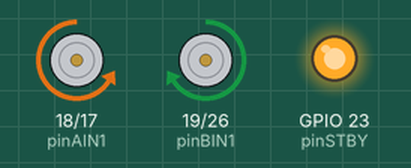
Recording of a sketch running on a simulated ESP32. Shown: motor-driver pin pairs drawn as motors (green arrow = first pin HIGH = forward, orange = second pin HIGH = backward, longer = more drive, scaled by the enable pin, stopped while the standby pin is LOW), output pins drawn as LEDs (lit = HIGH).

Above: at 1.0 s.
At 3.0 s:
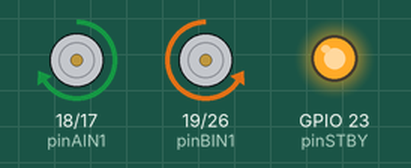
At 5.0 s:
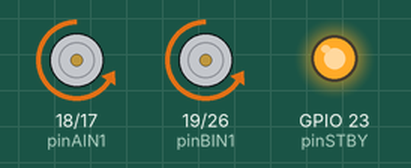
At 7.0 s:
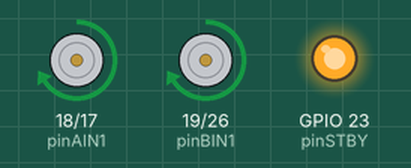
At 9.0 s:
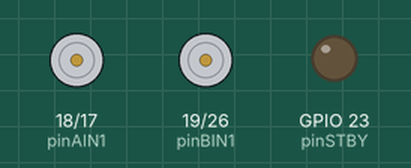
Timing chart, 0 to 13.0 s (numbered marks = the images above):
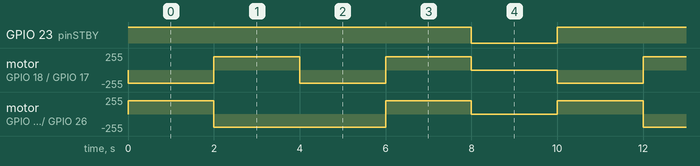

Measured:
- by itself, GPIO 23 (pinSTBY): alternates HIGH for 8.0 s and LOW for 2.0 s
- by itself, motor on GPIO 19 (pinBIN1) / GPIO 26 (pinBIN2): repeats every 10.0 s: backward 199/255 4.0 s, forward 199/255 2.0 s, stopped 2.0 s, forward 199/255 2.0 s
- by itself, motor on GPIO 18 (pinAIN1) / GPIO 17 (pinAIN2): repeats every 10.0 s: forward 199/255 2.0 s, backward 199/255 2.0 s, forward 199/255 2.0 s, stopped 2.0 s, backward 199/255 2.0 s

The sketch:

TB661Code.ino
```cpp
const int pinPWMA = 16;
const int pinAIN2 = 17;
const int pinAIN1 = 18;
const int pinBIN1 = 19;
const int pinBIN2 = 26;  // Cambio por conflicto I2C
const int pinPWMB = 25;  // Cambio por conflicto I2C
const int pinSTBY = 23;

const int waitTime = 2000;
const int speed = 200;  // Velocidad de 0 a 255

const int pinMotorA[3] = { pinPWMA, pinAIN2, pinAIN1 };
const int pinMotorB[3] = { pinPWMB, pinBIN1, pinBIN2 };

enum moveDirection { forward, backward };
enum turnDirection { clockwise, counterClockwise };

void setup() {
  pinMode(pinAIN2, OUTPUT);
  pinMode(pinAIN1, OUTPUT);
  pinMode(pinPWMA, OUTPUT);

  pinMode(pinBIN1, OUTPUT);
  pinMode(pinBIN2, OUTPUT);
  pinMode(pinPWMB, OUTPUT);

  pinMode(pinSTBY, OUTPUT);

  // Configuración PWM para ESP32 (8-bit, 1 kHz)
  ledcSetup(0, 1000, 8);  // Canal 0 para PWMA
  ledcAttachPin(pinPWMA, 0);

  ledcSetup(1, 1000, 8);  // Canal 1 para PWMB
  ledcAttachPin(pinPWMB, 1);
}

void loop() {
  enableMotors();

  move(forward, speed);
  delay(waitTime);

  move(backward, speed);
  delay(waitTime);

  turn(clockwise, speed);
  delay(waitTime);

  turn(counterClockwise, speed);
  delay(waitTime);

  fullStop();
  delay(waitTime);
}

// Control de dirección
void move(int direction, int spd) {
  if (direction == forward) {
    moveMotorForward(pinMotorA, spd, 0);
    moveMotorForward(pinMotorB, spd, 1);
  } else {
    moveMotorBackward(pinMotorA, spd, 0);
    moveMotorBackward(pinMotorB, spd, 1);
  }
}

void turn(int direction, int spd) {
  if (direction == clockwise) {
    moveMotorForward(pinMotorA, spd, 0);
    moveMotorBackward(pinMotorB, spd, 1);
  } else {
    moveMotorBackward(pinMotorA, spd, 0);
    moveMotorForward(pinMotorB, spd, 1);
  }
}

void fullStop() {
  disableMotors();
  stopMotor(pinMotorA, 0);
  stopMotor(pinMotorB, 1);
}

// Control de motores con PWM (ESP32)
void moveMotorForward(const int pinMotor[3], int spd, int pwmChannel) {
  digitalWrite(pinMotor[1], HIGH);
  digitalWrite(pinMotor[2], LOW);
  ledcWrite(pwmChannel, spd);
}

void moveMotorBackward(const int pinMotor[3], int spd, int pwmChannel) {
  digitalWrite(pinMotor[1], LOW);
  digitalWrite(pinMotor[2], HIGH);
  ledcWrite(pwmChannel, spd);
}

void stopMotor(const int pinMotor[3], int pwmChannel) {
  digitalWrite(pinMotor[1], LOW);
  digitalWrite(pinMotor[2], LOW);
  ledcWrite(pwmChannel, 0);
}

void enableMotors() {
  digitalWrite(pinSTBY, HIGH);
}

void disableMotors() {
  digitalWrite(pinSTBY, LOW);
}
```
